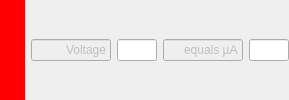
                <widget class="QWidget" name="grpSelection2" native="true">
                 <layout class="QHBoxLayout" name="horizontalLayout_21">
                  <property name="leftMargin">
                   <number>0</number>
                  </property>
                  <property name="topMargin">
                   <number>0</number>
                  </property>
                  <property name="rightMargin">
                   <number>0</number>
                  </property>
                  <property name="bottomMargin">
                   <number>0</number>
                  </property>
                  <item>
                   <widget class="QWidget" name="widget_7" native="true">
                    <property name="sizePolicy">
                     <sizepolicy hsizetype="Minimum" vsizetype="Preferred">
                      <horstretch>0</horstretch>
                      <verstretch>0</verstretch>
                     </sizepolicy>
                    </property>
                    <property name="minimumSize">
                     <size>
                      <width>25</width>
                      <height>0</height>
                     </size>
                    </property>
                    <property name="autoFillBackground">
                     <bool>false</bool>
                    </property>
                    <property name="styleSheet">
                     <string notr="true"> background: rgb(255, 0, 0)</string>
                    </property>
                   </widget>
                  </item>
                  <item>
                   <widget class="QLineEdit" name="yMinLineEdit_7">
                    <property name="enabled">
                     <bool>false</bool>
                    </property>
                    <property name="minimumSize">
                     <size>
                      <width>80</width>
                      <height>0</height>
                     </size>
                    </property>
                    <property name="maximumSize">
                     <size>
                      <width>80</width>
                      <height>16777215</height>
                     </size>
                    </property>
                    <property name="text">
                     <string notr="true">Voltage</string>
                    </property>
                    <property name="alignment">
                     <set>Qt::AlignRight|Qt::AlignTrailing|Qt::AlignVCenter</set>
                    </property>
                   </widget>
                  </item>
                  <item>
                   <widget class="QLineEdit" name="voltageY1v">
                    <property name="minimumSize">
                     <size>
                      <width>40</width>
                      <height>0</height>
                     </size>
                    </property>
                    <property name="maximumSize">
                     <size>
                      <width>40</width>
                      <height>16777215</height>
                     </size>
                    </property>
                    <property name="text">
                     <string notr="true"/>
                    </property>
                    <property name="maxLength">
                     <number>80</number>
                    </property>
                    <property name="alignment">
                     <set>Qt::AlignRight|Qt::AlignTrailing|Qt::AlignVCenter</set>
                    </property>
                    <property name="readOnly">
                     <bool>false</bool>
                    </property>
                    <property name="editable" stdset="0">
                     <bool>true</bool>
                    </property>
                   </widget>
                  </item>
                  <item>
                   <widget class="QLineEdit" name="yMaxLineEdit_7">
                    <property name="enabled">
                     <bool>false</bool>
                    </property>
                    <property name="minimumSize">
                     <size>
                      <width>80</width>
                      <height>0</height>
                     </size>
                    </property>
                    <property name="maximumSize">
                     <size>
                      <width>80</width>
                      <height>16777215</height>
                     </size>
                    </property>
                    <property name="text">
                     <string notr="true">equals µA</string>
                    </property>
                    <property name="alignment">
                     <set>Qt::AlignRight|Qt::AlignTrailing|Qt::AlignVCenter</set>
                    </property>
                   </widget>
                  </item>
                  <item>
                   <widget class="QLineEdit" name="currentY1ma">
                    <property name="minimumSize">
                     <size>
                      <width>40</width>
                      <height>0</height>
                     </size>
                    </property>
                    <property name="maximumSize">
                     <size>
                      <width>40</width>
                      <height>16777215</height>
                     </size>
                    </property>
                    <property name="text">
                     <string notr="true"/>
                    </property>
                    <property name="alignment">
                     <set>Qt::AlignRight|Qt::AlignTrailing|Qt::AlignVCenter</set>
                    </property>
                    <property name="readOnly">
                     <bool>true</bool>
                    </property>
                    <property name="editable" stdset="0">
                     <bool>false</bool>
                    </property>
                   </widget>
                  </item>
                 </layout>
                </widget>
